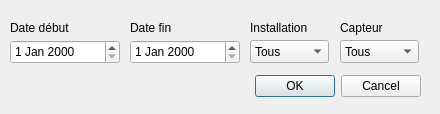
<?xml version="1.0" encoding="UTF-8"?>
<ui version="4.0">
 <class>Filter</class>
 <widget class="QDialog" name="Filter">
  <property name="geometry">
   <rect>
    <x>0</x>
    <y>0</y>
    <width>440</width>
    <height>114</height>
   </rect>
  </property>
  <property name="windowTitle">
   <string>Filter</string>
  </property>
  <widget class="QDialogButtonBox" name="buttonBox">
   <property name="geometry">
    <rect>
     <x>80</x>
     <y>70</y>
     <width>341</width>
     <height>32</height>
    </rect>
   </property>
   <property name="orientation">
    <enum>Qt::Horizontal</enum>
   </property>
   <property name="standardButtons">
    <set>QDialogButtonBox::Cancel|QDialogButtonBox::Ok</set>
   </property>
  </widget>
  <widget class="QDateEdit" name="dateEdit">
   <property name="geometry">
    <rect>
     <x>10</x>
     <y>40</y>
     <width>110</width>
     <height>24</height>
    </rect>
   </property>
  </widget>
  <widget class="QLabel" name="label">
   <property name="geometry">
    <rect>
     <x>10</x>
     <y>20</y>
     <width>81</width>
     <height>16</height>
    </rect>
   </property>
   <property name="text">
    <string>Date début</string>
   </property>
  </widget>
  <widget class="QDateEdit" name="dateEdit_2">
   <property name="geometry">
    <rect>
     <x>130</x>
     <y>40</y>
     <width>110</width>
     <height>24</height>
    </rect>
   </property>
  </widget>
  <widget class="QComboBox" name="comboBox">
   <property name="geometry">
    <rect>
     <x>250</x>
     <y>40</y>
     <width>79</width>
     <height>23</height>
    </rect>
   </property>
   <item>
    <property name="text">
     <string>Tous</string>
    </property>
   </item>
   <item>
    <property name="text">
     <string>Permanent</string>
    </property>
   </item>
   <item>
    <property name="text">
     <string>Périodiqu</string>
    </property>
   </item>
  </widget>
  <widget class="QComboBox" name="comboBox_2">
   <property name="geometry">
    <rect>
     <x>340</x>
     <y>40</y>
     <width>79</width>
     <height>23</height>
    </rect>
   </property>
   <item>
    <property name="text">
     <string>Tous</string>
    </property>
   </item>
   <item>
    <property name="text">
     <string>Boucle</string>
    </property>
   </item>
   <item>
    <property name="text">
     <string>Tube</string>
    </property>
   </item>
  </widget>
  <widget class="QLabel" name="label_2">
   <property name="geometry">
    <rect>
     <x>130</x>
     <y>20</y>
     <width>59</width>
     <height>15</height>
    </rect>
   </property>
   <property name="text">
    <string>Date fin</string>
   </property>
  </widget>
  <widget class="QLabel" name="label_3">
   <property name="geometry">
    <rect>
     <x>250</x>
     <y>20</y>
     <width>71</width>
     <height>16</height>
    </rect>
   </property>
   <property name="text">
    <string>Installation</string>
   </property>
  </widget>
  <widget class="QLabel" name="label_4">
   <property name="geometry">
    <rect>
     <x>340</x>
     <y>20</y>
     <width>59</width>
     <height>15</height>
    </rect>
   </property>
   <property name="text">
    <string>Capteur</string>
   </property>
  </widget>
 </widget>
 <resources/>
 <connections>
  <connection>
   <sender>buttonBox</sender>
   <signal>accepted()</signal>
   <receiver>Filter</receiver>
   <slot>accept()</slot>
   <hints>
    <hint type="sourcelabel">
     <x>248</x>
     <y>254</y>
    </hint>
    <hint type="destinationlabel">
     <x>157</x>
     <y>274</y>
    </hint>
   </hints>
  </connection>
  <connection>
   <sender>buttonBox</sender>
   <signal>rejected()</signal>
   <receiver>Filter</receiver>
   <slot>reject()</slot>
   <hints>
    <hint type="sourcelabel">
     <x>316</x>
     <y>260</y>
    </hint>
    <hint type="destinationlabel">
     <x>286</x>
     <y>274</y>
    </hint>
   </hints>
  </connection>
 </connections>
</ui>
